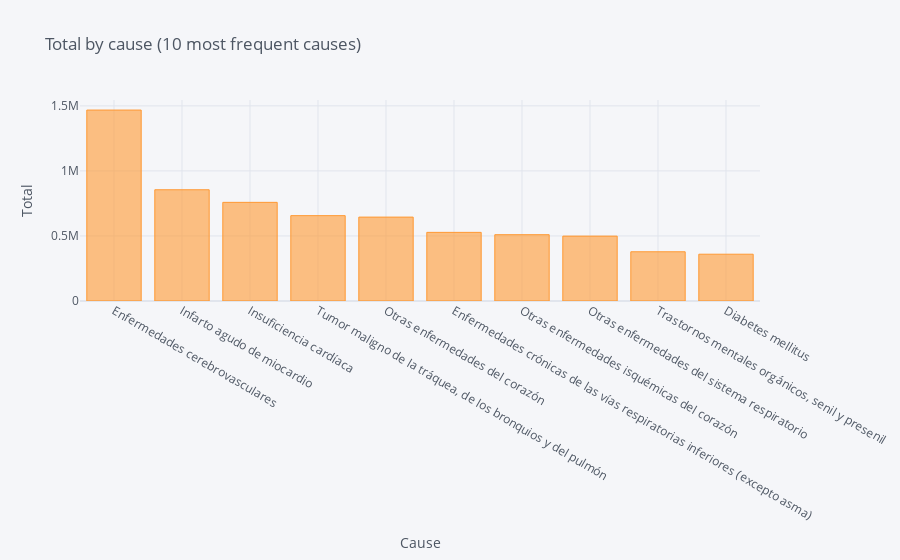

Notebook code for this chart:
### Code cell
# Graph total deaths every cause
deaths_tot_cause.iplot(kind='bar',
                       x='cause_name',
                       y='Total',
                       xTitle='Cause',
                       yTitle='Total',
                       title='Total by cause (10 most frequent causes)')

### Figure 1 — Plotly figure (JSON) as saved in the notebook; plotly's stock layout.template omitted (floating-point values rounded to 4 significant figures)
{"data": [{"marker": {"color": "rgba(255, 153, 51, 0.6)", "line": {"color": "rgba(255, 153, 51, 1.0)", "width": 1}}, "name": "Total", "orientation": "v", "text": "", "type": "bar", "x": ["Enfermedades cerebrovasculares", "Infarto agudo de miocardio", "Insuficiencia cardíaca", "Tumor maligno de la tráquea, de los bronquios y del pulmón", "Otras enfermedades del corazón", "Enfermedades crónicas de las vías respiratorias inferiores (excepto asma)", "Otras enfermedades isquémicas del corazón", "Otras enfermedades del sistema respiratorio", "Trastornos mentales orgánicos, senil y presenil", "Diabetes mellitus"], "y": [1467841, 855162, 758343, 656092, 644917, 527573, 509696, 498811, 378321, 359715]}], "layout": {"legend": {"bgcolor": "#F5F6F9", "font": {"color": "#4D5663"}}, "paper_bgcolor": "#F5F6F9", "plot_bgcolor": "#F5F6F9", "title": {"font": {"color": "#4D5663"}, "text": "Total by cause (10 most frequent causes)"}, "xaxis": {"gridcolor": "#E1E5ED", "showgrid": true, "tickfont": {"color": "#4D5663"}, "title": {"font": {"color": "#4D5663"}, "text": "Cause"}, "zerolinecolor": "#E1E5ED"}, "yaxis": {"gridcolor": "#E1E5ED", "showgrid": true, "tickfont": {"color": "#4D5663"}, "title": {"font": {"color": "#4D5663"}, "text": "Total"}, "zerolinecolor": "#E1E5ED"}}}
